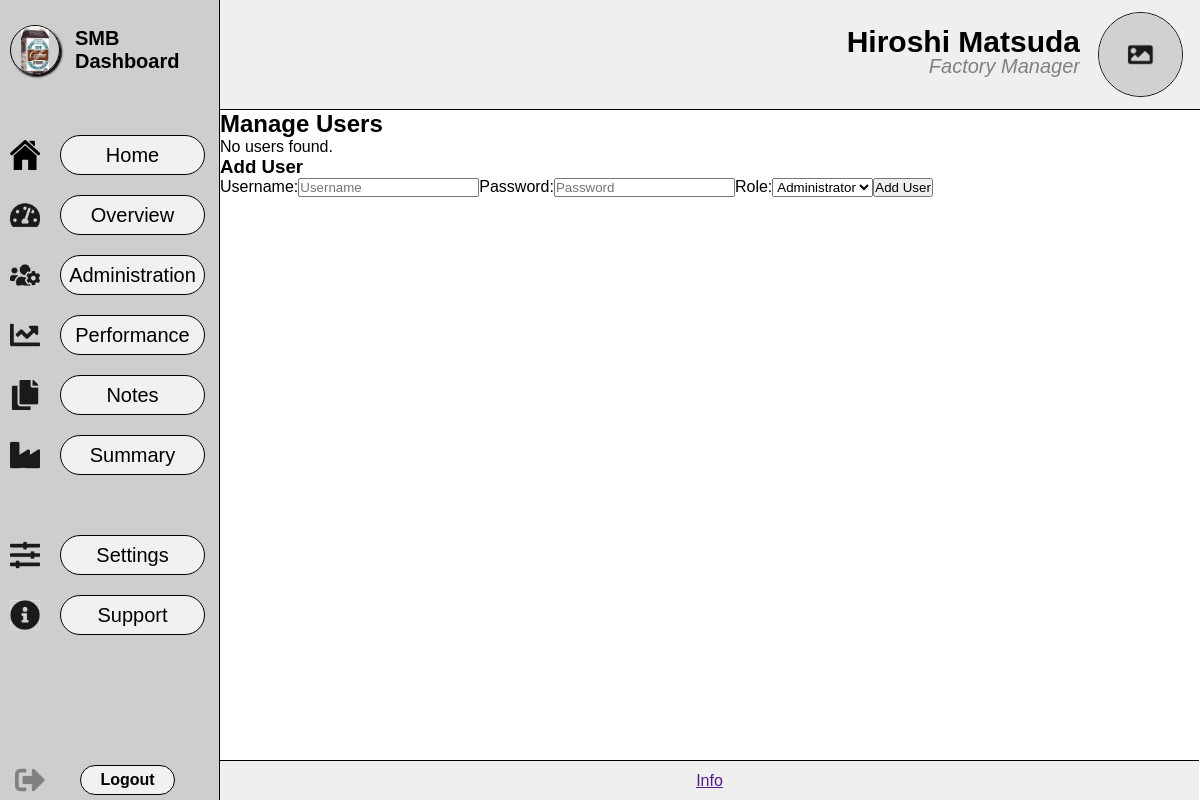
The app's page /pages/users.php, older data.
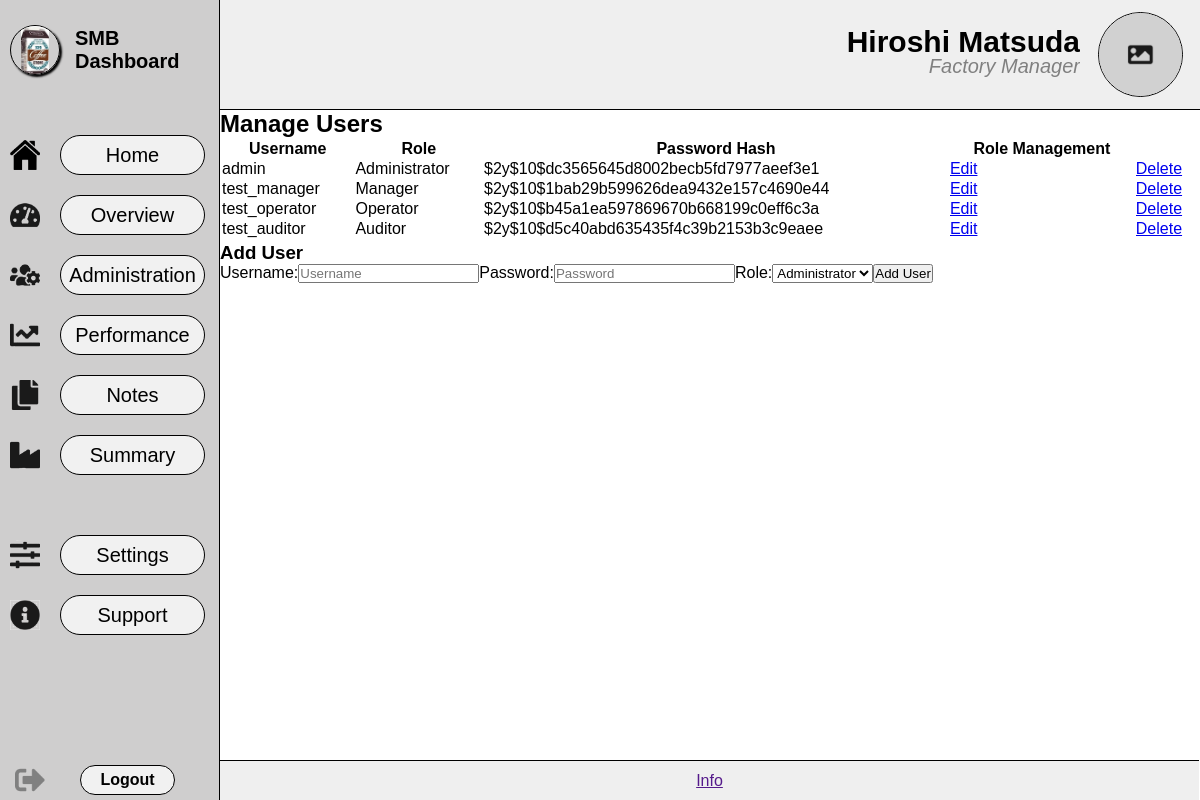
The same page, newer data.
### tables this page shows
CREATE TABLE users (
    user_id INT NOT NULL AUTO_INCREMENT PRIMARY KEY,
    username VARCHAR(50) NOT NULL UNIQUE,
    password VARCHAR(255) NOT NULL,
    role_id TEXT NOT NULL
);

### pages/users.php (the view, shortened to what this page needs)
<!DOCTYPE html>
<html lang="en">
<head>
    <link rel="stylesheet" href="../styles/style.css">
</head>
<body>
    <main id="home-main">
        <?php
        require_once "../inc/sidebar.php";
        require_once "../inc/header.php";
        ?>
        <div class="div_content">
            <h2>Manage Users</h2>
            <?php
            require_once "../inc/dbconn.inc.php";
            $sql = "SELECT user_id, username, password, role_id FROM users";
            $result = mysqli_query($conn, $sql);
            if (mysqli_num_rows($result) > 0) {
                echo '<table>';
                echo '<thead>';
                echo '<tr>';
                echo '<th>Username</th>';
                echo '<th>Role</th>';
                echo '<th>Password Hash</th>';
                echo '<th>Role Management</th>';
                echo '</tr>';
                echo '</thead>';
                echo '<tbody>';
                while ($row = mysqli_fetch_assoc($result)) {
                    echo '<tr>';
                    echo '<td>' . htmlspecialchars($row["username"]) . '</td>';
                    echo '<td>' . htmlspecialchars($row["role_id"]) . '</td>';
                    echo '<td>' . password_hash($row["password"], PASSWORD_DEFAULT) . '</td>';
                    echo '<td><a href="users.php?edit=' . $row["user_id"] . '">Edit</a></td>';
                    echo "<td><a href='editusers.php?delete=" . $row["user_id"] . "'>Delete</a></td>";
                    echo '</tr>';
                }
                echo '</tbody>';
                echo '</table>';
            } else {
                echo "No users found.";
            }
            ?>
            <?php
            if (isset($_GET["edit"])) {
                $user_id = htmlspecialchars($_GET["edit"]);
                $sql = "SELECT user_id, username, password, role_id FROM users WHERE user_id = ?";
                $statement = mysqli_stmt_init($conn);
                mysqli_stmt_prepare($statement, $sql);
                mysqli_stmt_bind_param($statement, "i", $user_id);
                mysqli_stmt_execute($statement);
                $result = mysqli_stmt_get_result($statement);
                $user = mysqli_fetch_assoc($result);
                mysqli_stmt_close($statement);
                if ($user) {
                    echo '<h3>Edit User</h3>';
                    echo '<form action="editusers.php" method="post">';
                    echo '<input type="hidden" name="user_id" value="' . $user["user_id"] . '">';
                    echo '<label for="username">Username:</label>';
                    echo '<input type="text" name="username" value="' . htmlspecialchars($user["username"]) . '" required>';
                    echo '<label for="password">New Password:</label>';
                    echo '<input type="password" name="password" placeholder="Encrypted"required>';
                    echo '<label for="role_id">Role:</label>';
                    echo '<select name="role_id" required>';
                    $roles = ['Administrator', 'Manager', 'Operator', 'Auditor'];
                    foreach ($roles as $role) {
                        $selected = $user["role_id"] == $role ? 'selected' : '';
                        echo '<option value="' . $role . '" ' . $selected . '>' . $role . '</option>';
                    }
                    echo '</select>';
                    echo '<button type="submit" name="update_user">Update User</button>';
                    echo '</form>';
                    echo '<a href="users.php"><button>Cancel</button></a>';
                } else {
                    echo "User not found.";
                }
            }
            else {
                echo '<h3>Add User</h3>';
                echo '<form action="editusers.php" method="post">';
                echo '<label for="username">Username:</label>';
                echo '<input type="text" name="username" placeholder="Username"required>';
                echo '<label for="password">Password:</label>';
                echo '<input type="text" name="password" placeholder="Password" required>';
                echo '<label for="role_id">Role:</label>';
                echo '<select name="role_id" required>';
                $roles = ['Administrator', 'Manager', 'Operator', 'Auditor'];
                foreach ($roles as $role) {
                    echo "<option value=" . $role . ">" . $role . "</option>";
                }
                echo '</select>';
                echo '<button type="submit" name="add_user">Add User</button>';
                echo '</form>';
            }
            ?>
        </div>
    </main>
    <footer>
        <?php require_once "../inc/info.php"; ?>
    </footer>
</body>
</html>

### inc/sidebar.php
<div id="div_sidebar">
    <div id="div_logo">
        <img src="../images/placeholder.jpg" alt="Logo">
        <h1>SMB Dashboard</h1>
    </div>
    <ul id="ul_menu">
        <li>
            <img src="../images/homeIcon.png" alt="home">
            <a href="home.php">
                Home
            </a>
        </li>
        <li>
            <img src="../images/overviewIcon.png" alt="overview">
            <a href="overview.php">
                Overview
            </a>
        </li>
        <li>
            <img src="../images/adminIcon.png" alt="administation">
            <a href="admin.php">
                Administration
            </a>
        </li>
        <li>
            <img src="../images/performanceIcon.png" alt="performance">
            <a href="performance.php">
                Performance
            </a>
        </li>
        <li>
            <img src="../images/reportingIcon.png" alt="notes">
            <a href="notes.php">
                Notes
            </a>
        </li>
        <li>
            <img src="../images/productionIcon.png" alt="summary">
            <a href="summary.php">
                Summary
            </a>
        </li>
        <div id="ul_support_settings">
            <li>
                <img src="../images/settingsIcon.png" alt="settings">
                <a href="settings.php">
                    Settings
                </a>
            </li>
            <li>
                <img src="../images/supportIcon.png" alt="support">
                <a href="support.php">
                    Support
                </a>
            </li>
        </div>
    </ul>
    <div id="div_logout">
        <img src="../images/logoutIcon.png" alt="Logout">
        <a href="../index.php">
            Logout
        </a>
    </div>
</div>

### inc/header.php
<div id="div_header">
    <div id="header_name">
        <p id="header_title">
            Hiroshi Matsuda
        </p>
        <p id="header_subtitle">
            Factory Manager
        </p>
    </div>
    <img src="../images/companyNameIcon.png" alt="Profile_Picture">
</div>

### inc/info.php
<div id="div_info">
            <a href="">Info</a>
</div>

### styles/style.css (style rules this page uses)
* { margin: 0px; padding: 0px; box-sizing: border-box; overflow-x: hidden; }
body { font-family: 'Gill Sans', sans-serif; }
#home-main { display: flex; width: 100vw; height: 100vh; flex-direction: column; }
#div_sidebar { background-color: rgb(207, 206, 206); border-right: solid black 1px; width: 220px; position: relative; top: 0; left: 0; display: flex; flex-direction: column; height: 100vh; }
#div_logo { display: flex; flex-direction: row; justify-content: center; align-items: center; position: absolute; top: 20px; left: 10px; width: 230px; height: 60px; font-weight: normal; }
#div_logo img { width: 50px; height: 50px; top: 5px; left: 0px; border-radius: 50%; border: solid black 1px; box-shadow: 2px 2px 2px black; position: absolute; object-fit: contain; }
#div_logo h1 { font-size: 20px; text-wrap: wrap; width: 140px; margin-left: 40px; }
#ul_menu { margin-top: 120px; height: 600px; margin-bottom: 45px }
#ul_menu li, #ul_support_settings li { display: flex; align-items: center; height: 50px; margin-left: 10px; margin-top: 10px; }
#ul_menu li img, #ul_support_settings li img { width: 30px; height: 30px; }
#ul_menu li a { display: flex; font-size: 20px; margin-left: 20px; font-weight: 500; text-decoration: none; color: black; cursor: pointer; border: solid black 1px; border-radius: 20px; height: 40px; width: 145px; justify-content: center; align-items: center; background-color: rgba(255, 255, 255, 0.719); }
#ul_support_settings { margin-top: 40px; }
#div_logout { display: flex; align-items: center; height: 40px; position: fixed; bottom: 0px; background-color: rgb(207, 206, 206); padding-right: 61px; }
#div_logout img { width: 30px; height: 30px; margin-left: 15px; }
#div_logout a { display: flex; font-size: 16px; margin-left: 35px; font-weight: bold; text-decoration: none; color: black; cursor: pointer; border: solid black 1px; border-radius: 20px; height: 30px; width: 95px; justify-content: center; align-items: center; background-color: rgba(255, 255, 255, 0.719); }
#div_info { display: flex; justify-content: center; position: fixed; bottom: 0; width: 100%; height: 30px; }
#div_header { background-color: rgb(239, 239, 239); display: flex; justify-content: right; align-items: center; height: 110px; width: calc(100vw - 220px); position: absolute; top: 0; left: 220px; border-bottom: solid black 1px; }
#div_header img { width: 85px; height: 85px; border-radius: 50%; border: solid black 1px; object-fit: contain; display: flex; position: absolute; right: 17px; }
#div_header #header_title { display: flex; position: absolute; right: 120px; font-weight: bold; font-size: 30px; top: 25px; }
#div_header #header_subtitle { display: flex; position: absolute; right: 120px; top: 55px; font-style: italic; color: grey; font-size: 20px; }
#div_info { background-color: rgb(239, 239, 239); display: flex; justify-content: center; align-items: center; height: 40px; width: calc(100vw - 220px); position: absolute; bottom: 0; left: 219px; border-top: solid black 1px; border-left: solid black 1px; }
.div_content { display: flex; position: absolute; top: 110px; left: 220px; width: calc(100vw - 220px); height: calc(100vh - 150px); flex-direction: column; }

Row changes from the older to the newer data that the page shows:
added users: username "admin", role "Administrator", password "$2y$10$dc3565645d8002becb5fd7977aeef3e1"
added users: username "test_manager", role "Manager", password "$2y$10$1bab29b599626dea9432e157c4690e44"
added users: username "test_operator", role "Operator", password "$2y$10$b45a1ea597869670b668199c0eff6c3a"
added users: username "test_auditor", role "Auditor", password "$2y$10$d5c40abd635435f4c39b2153b3c9eaee"
Text that changed along with them:
text no longer shown: "No users found."
text now shown: "Username Role Password Hash Role Management"
